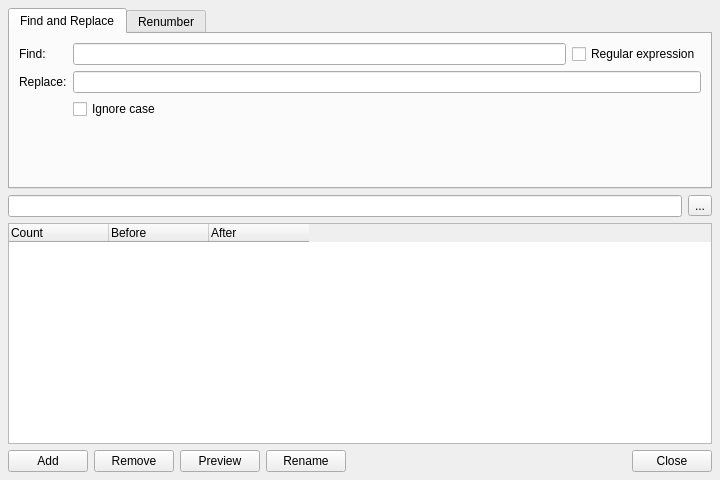
<?xml version="1.0" encoding="UTF-8"?>
<ui version="4.0">
 <class>MainWindow</class>
 <widget class="QMainWindow" name="MainWindow">
  <property name="geometry">
   <rect>
    <x>0</x>
    <y>0</y>
    <width>720</width>
    <height>480</height>
   </rect>
  </property>
  <property name="windowTitle">
   <string>Batch Rename</string>
  </property>
  <widget class="QWidget" name="centralwidget">
   <layout class="QVBoxLayout" name="verticalLayout">
    <property name="spacing">
     <number>6</number>
    </property>
    <property name="leftMargin">
     <number>8</number>
    </property>
    <property name="topMargin">
     <number>8</number>
    </property>
    <property name="rightMargin">
     <number>8</number>
    </property>
    <property name="bottomMargin">
     <number>8</number>
    </property>
    <item>
     <widget class="QTabWidget" name="rename_tabWidget">
      <property name="sizePolicy">
       <sizepolicy hsizetype="Expanding" vsizetype="Maximum">
        <horstretch>0</horstretch>
        <verstretch>0</verstretch>
       </sizepolicy>
      </property>
      <property name="currentIndex">
       <number>0</number>
      </property>
      <widget class="QWidget" name="findReplace_tab">
       <attribute name="title">
        <string>Find and Replace</string>
       </attribute>
       <layout class="QFormLayout" name="formLayout">
        <item row="1" column="0">
         <widget class="QLabel" name="find_label">
          <property name="text">
           <string>Find:</string>
          </property>
         </widget>
        </item>
        <item row="2" column="0">
         <widget class="QLabel" name="replace_label">
          <property name="text">
           <string>Replace:</string>
          </property>
         </widget>
        </item>
        <item row="3" column="1">
         <widget class="QCheckBox" name="ignoreCase_checkBox">
          <property name="text">
           <string>Ignore case</string>
          </property>
         </widget>
        </item>
        <item row="1" column="1">
         <layout class="QHBoxLayout" name="find_horizontalLayout">
          <item>
           <widget class="QLineEdit" name="find_lineEdit"/>
          </item>
          <item>
           <widget class="QCheckBox" name="regex_checkBox">
            <property name="text">
             <string>Regular expression</string>
            </property>
           </widget>
          </item>
         </layout>
        </item>
        <item row="2" column="1">
         <layout class="QHBoxLayout" name="replace_horizontalLayout">
          <item>
           <widget class="QLineEdit" name="replace_lineEdit"/>
          </item>
         </layout>
        </item>
       </layout>
      </widget>
      <widget class="QWidget" name="renumber_tab">
       <attribute name="title">
        <string>Renumber</string>
       </attribute>
       <layout class="QFormLayout" name="formLayout_2">
        <property name="fieldGrowthPolicy">
         <enum>QFormLayout::ExpandingFieldsGrow</enum>
        </property>
        <item row="1" column="0">
         <widget class="QLabel" name="start_label">
          <property name="enabled">
           <bool>false</bool>
          </property>
          <property name="text">
           <string>Start from:</string>
          </property>
         </widget>
        </item>
        <item row="2" column="0">
         <widget class="QLabel" name="step_label">
          <property name="enabled">
           <bool>false</bool>
          </property>
          <property name="text">
           <string>Step:</string>
          </property>
         </widget>
        </item>
        <item row="4" column="0">
         <widget class="QLabel" name="padding_label">
          <property name="enabled">
           <bool>false</bool>
          </property>
          <property name="text">
           <string>Padding:</string>
          </property>
         </widget>
        </item>
        <item row="1" column="1">
         <widget class="QSpinBox" name="start_spinBox">
          <property name="enabled">
           <bool>false</bool>
          </property>
          <property name="maximum">
           <number>999999999</number>
          </property>
          <property name="value">
           <number>1</number>
          </property>
         </widget>
        </item>
        <item row="2" column="1">
         <widget class="QSpinBox" name="step_spinBox">
          <property name="enabled">
           <bool>false</bool>
          </property>
          <property name="minimum">
           <number>1</number>
          </property>
          <property name="maximum">
           <number>999999999</number>
          </property>
          <property name="value">
           <number>1</number>
          </property>
         </widget>
        </item>
        <item row="4" column="1">
         <widget class="QSpinBox" name="padding_spinBox">
          <property name="enabled">
           <bool>false</bool>
          </property>
          <property name="minimum">
           <number>1</number>
          </property>
          <property name="maximum">
           <number>16</number>
          </property>
          <property name="value">
           <number>4</number>
          </property>
         </widget>
        </item>
        <item row="0" column="1">
         <widget class="QCheckBox" name="preserveNumbering_checkBox">
          <property name="text">
           <string>Preserve current numbering</string>
          </property>
          <property name="checked">
           <bool>true</bool>
          </property>
         </widget>
        </item>
        <item row="3" column="1">
         <widget class="QCheckBox" name="autoPadding_checkBox">
          <property name="text">
           <string>Auto padding</string>
          </property>
          <property name="checked">
           <bool>true</bool>
          </property>
         </widget>
        </item>
       </layout>
      </widget>
     </widget>
    </item>
    <item>
     <layout class="QHBoxLayout" name="dir_horizontalLayout">
      <item>
       <widget class="QLineEdit" name="dir_lineEdit">
        <property name="mandatoryField" stdset="0">
         <bool>false</bool>
        </property>
       </widget>
      </item>
      <item>
       <widget class="QToolButton" name="dirBrowse_toolButton">
        <property name="text">
         <string>...</string>
        </property>
       </widget>
      </item>
     </layout>
    </item>
    <item>
     <widget class="QTreeWidget" name="selection_treeWidget">
      <property name="alternatingRowColors">
       <bool>true</bool>
      </property>
      <property name="selectionMode">
       <enum>QAbstractItemView::ExtendedSelection</enum>
      </property>
      <property name="textElideMode">
       <enum>Qt::ElideMiddle</enum>
      </property>
      <property name="uniformRowHeights">
       <bool>false</bool>
      </property>
      <property name="itemsExpandable">
       <bool>false</bool>
      </property>
      <property name="sortingEnabled">
       <bool>false</bool>
      </property>
      <property name="animated">
       <bool>true</bool>
      </property>
      <property name="headerHidden">
       <bool>false</bool>
      </property>
      <property name="expandsOnDoubleClick">
       <bool>false</bool>
      </property>
      <attribute name="headerStretchLastSection">
       <bool>false</bool>
      </attribute>
      <column>
       <property name="text">
        <string>Count</string>
       </property>
      </column>
      <column>
       <property name="text">
        <string>Before</string>
       </property>
      </column>
      <column>
       <property name="text">
        <string>After</string>
       </property>
      </column>
     </widget>
    </item>
    <item>
     <widget class="QFrame" name="renameToolbar_frame">
      <property name="frameShape">
       <enum>QFrame::NoFrame</enum>
      </property>
      <property name="frameShadow">
       <enum>QFrame::Raised</enum>
      </property>
      <layout class="QHBoxLayout" name="horizontalLayout_10">
       <property name="leftMargin">
        <number>0</number>
       </property>
       <property name="topMargin">
        <number>0</number>
       </property>
       <property name="rightMargin">
        <number>0</number>
       </property>
       <property name="bottomMargin">
        <number>0</number>
       </property>
       <item>
        <widget class="QPushButton" name="add_pushButton">
         <property name="text">
          <string>Add</string>
         </property>
         <property name="default">
          <bool>false</bool>
         </property>
         <property name="flat">
          <bool>false</bool>
         </property>
        </widget>
       </item>
       <item>
        <widget class="QPushButton" name="remove_pushButton">
         <property name="text">
          <string>Remove</string>
         </property>
         <property name="default">
          <bool>false</bool>
         </property>
         <property name="flat">
          <bool>false</bool>
         </property>
        </widget>
       </item>
       <item>
        <widget class="QPushButton" name="preview_pushButton">
         <property name="text">
          <string>Preview</string>
         </property>
         <property name="default">
          <bool>false</bool>
         </property>
         <property name="flat">
          <bool>false</bool>
         </property>
        </widget>
       </item>
       <item>
        <widget class="QPushButton" name="rename_pushButton">
         <property name="text">
          <string>Rename</string>
         </property>
         <property name="default">
          <bool>false</bool>
         </property>
         <property name="flat">
          <bool>false</bool>
         </property>
        </widget>
       </item>
       <item>
        <spacer name="horizontalSpacer">
         <property name="orientation">
          <enum>Qt::Horizontal</enum>
         </property>
         <property name="sizeHint" stdset="0">
          <size>
           <width>40</width>
           <height>20</height>
          </size>
         </property>
        </spacer>
       </item>
       <item>
        <widget class="QPushButton" name="close_pushButton">
         <property name="text">
          <string>Close</string>
         </property>
        </widget>
       </item>
      </layout>
     </widget>
    </item>
   </layout>
  </widget>
 </widget>
 <tabstops>
  <tabstop>rename_tabWidget</tabstop>
  <tabstop>preserveNumbering_checkBox</tabstop>
  <tabstop>start_spinBox</tabstop>
  <tabstop>step_spinBox</tabstop>
  <tabstop>autoPadding_checkBox</tabstop>
  <tabstop>padding_spinBox</tabstop>
  <tabstop>selection_treeWidget</tabstop>
  <tabstop>preview_pushButton</tabstop>
  <tabstop>rename_pushButton</tabstop>
  <tabstop>close_pushButton</tabstop>
 </tabstops>
 <resources/>
 <connections>
  <connection>
   <sender>preserveNumbering_checkBox</sender>
   <signal>toggled(bool)</signal>
   <receiver>start_label</receiver>
   <slot>setDisabled(bool)</slot>
   <hints>
    <hint type="sourcelabel">
     <x>129</x>
     <y>51</y>
    </hint>
    <hint type="destinationlabel">
     <x>48</x>
     <y>68</y>
    </hint>
   </hints>
  </connection>
  <connection>
   <sender>preserveNumbering_checkBox</sender>
   <signal>toggled(bool)</signal>
   <receiver>start_spinBox</receiver>
   <slot>setDisabled(bool)</slot>
   <hints>
    <hint type="sourcelabel">
     <x>201</x>
     <y>46</y>
    </hint>
    <hint type="destinationlabel">
     <x>113</x>
     <y>72</y>
    </hint>
   </hints>
  </connection>
  <connection>
   <sender>preserveNumbering_checkBox</sender>
   <signal>toggled(bool)</signal>
   <receiver>step_label</receiver>
   <slot>setDisabled(bool)</slot>
   <hints>
    <hint type="sourcelabel">
     <x>168</x>
     <y>48</y>
    </hint>
    <hint type="destinationlabel">
     <x>37</x>
     <y>94</y>
    </hint>
   </hints>
  </connection>
  <connection>
   <sender>preserveNumbering_checkBox</sender>
   <signal>toggled(bool)</signal>
   <receiver>step_spinBox</receiver>
   <slot>setDisabled(bool)</slot>
   <hints>
    <hint type="sourcelabel">
     <x>229</x>
     <y>48</y>
    </hint>
    <hint type="destinationlabel">
     <x>153</x>
     <y>99</y>
    </hint>
   </hints>
  </connection>
  <connection>
   <sender>autoPadding_checkBox</sender>
   <signal>toggled(bool)</signal>
   <receiver>padding_label</receiver>
   <slot>setDisabled(bool)</slot>
   <hints>
    <hint type="sourcelabel">
     <x>144</x>
     <y>117</y>
    </hint>
    <hint type="destinationlabel">
     <x>25</x>
     <y>144</y>
    </hint>
   </hints>
  </connection>
  <connection>
   <sender>autoPadding_checkBox</sender>
   <signal>toggled(bool)</signal>
   <receiver>padding_spinBox</receiver>
   <slot>setDisabled(bool)</slot>
   <hints>
    <hint type="sourcelabel">
     <x>160</x>
     <y>123</y>
    </hint>
    <hint type="destinationlabel">
     <x>105</x>
     <y>146</y>
    </hint>
   </hints>
  </connection>
 </connections>
</ui>
